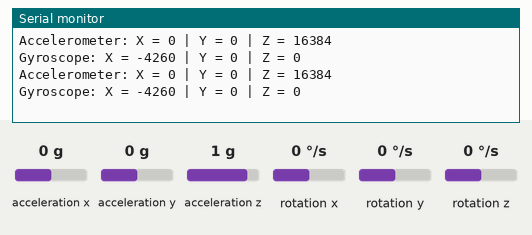
The sketch below on a simulated Arduino Uno, built with avr-gcc and run on an emulated ATmega328P. Parts: the last lines printed to the serial monitor. Wiring (inferred from the names in the program): MPU-6050 motion sensor at I2C address 0x68. Inputs (shaded band) come from the test bench; at power-on: acceleration x 0 g, acceleration y 0 g, acceleration z 1 g, rotation x 0 °/s, rotation y 0 °/s, rotation z 0 °/s.

Above: at 1.8 s.
1.9 s: acceleration x set to -1.4 g
At 2.9 s:
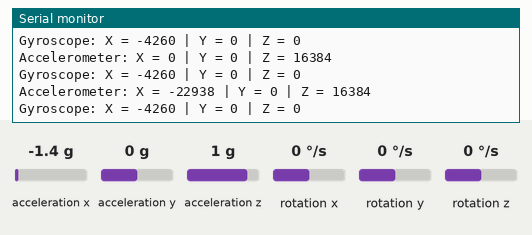
3.4 s: acceleration y set to -1.4 g
At 4.5 s:
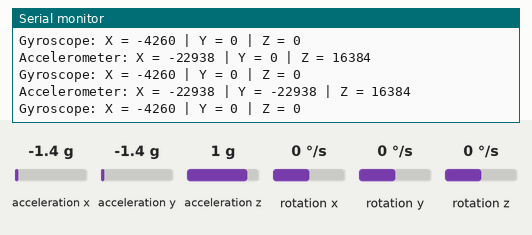
4.9 s: acceleration z set to -1.4 g
At 6.0 s:
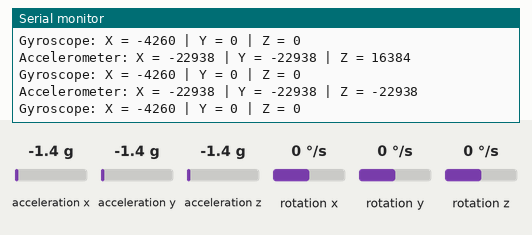
6.4 s: rotation x set to -192 °/s
At 7.6 s:
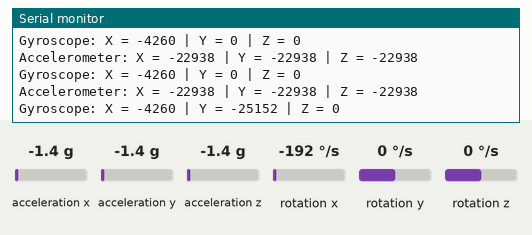
7.9 s: rotation y set to -192 °/s
At 9.1 s:
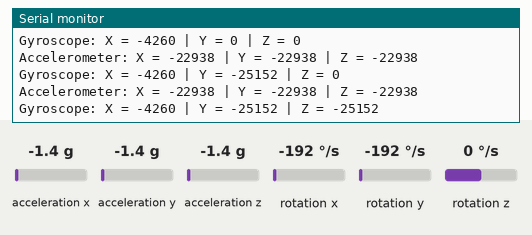

Measured:
- after the input at 1.9 s, the serial monitor: prints a new line after 0.14 s (image 1)
- after the input at 3.4 s, the serial monitor: prints a new line after 0.68 s (image 2)
- after the input at 4.9 s, the serial monitor: prints a new line after 0.21 s (image 3)
- after the input at 6.4 s, the serial monitor: prints a new line after 0.82 s (image 4)
- after the input at 7.9 s, the serial monitor: prints a new line after 0.36 s (image 5)

The sketch:

MPU-6050.ino
```cpp
#include <Wire.h>

// MPU-6050 I2C address (AD0 pin low)
const int MPU_ADDR = 0x68;

void setup() {
  Wire.begin(); // Initialize I2C communication
  Serial.begin(9600); // Start serial communication at 9600 baud
  Wire.beginTransmission(MPU_ADDR);
  Wire.write(0x6B); // PWR_MGMT_1 register
  Wire.write(0); // Set to zero to wake up the MPU-6050
  Wire.endTransmission(true);
}

void loop() {
  Wire.beginTransmission(MPU_ADDR);
  Wire.write(0x3B); // Starting register for accelerometer data
  Wire.endTransmission(false);
  Wire.requestFrom(MPU_ADDR, 14, true); // Request 14 bytes from MPU-6050

  // Read accelerometer and gyroscope data
  // Each value is a 16-bit signed integer (high byte first)
  int16_t accX = Wire.read() << 8 | Wire.read();
  int16_t accY = Wire.read() << 8 | Wire.read();
  int16_t accZ = Wire.read() << 8 | Wire.read();

  int16_t gyroX = Wire.read() << 8 | Wire.read();
  int16_t gyroY = Wire.read() << 8 | Wire.read();
  int16_t gyroZ = Wire.read() << 8 | Wire.read();

  // Print the sensor values
  Serial.print("Accelerometer: ");
  Serial.print("X = "); Serial.print(accX);
  Serial.print(" | Y = "); Serial.print(accY);
  Serial.print(" | Z = "); Serial.println(accZ);

  Serial.print("Gyroscope: ");
  Serial.print("X = "); Serial.print(gyroX);
  Serial.print(" | Y = "); Serial.print(gyroY);
  Serial.print(" | Z = "); Serial.println(gyroZ);

  delay(1000); // Delay a second for next reading
}
```
